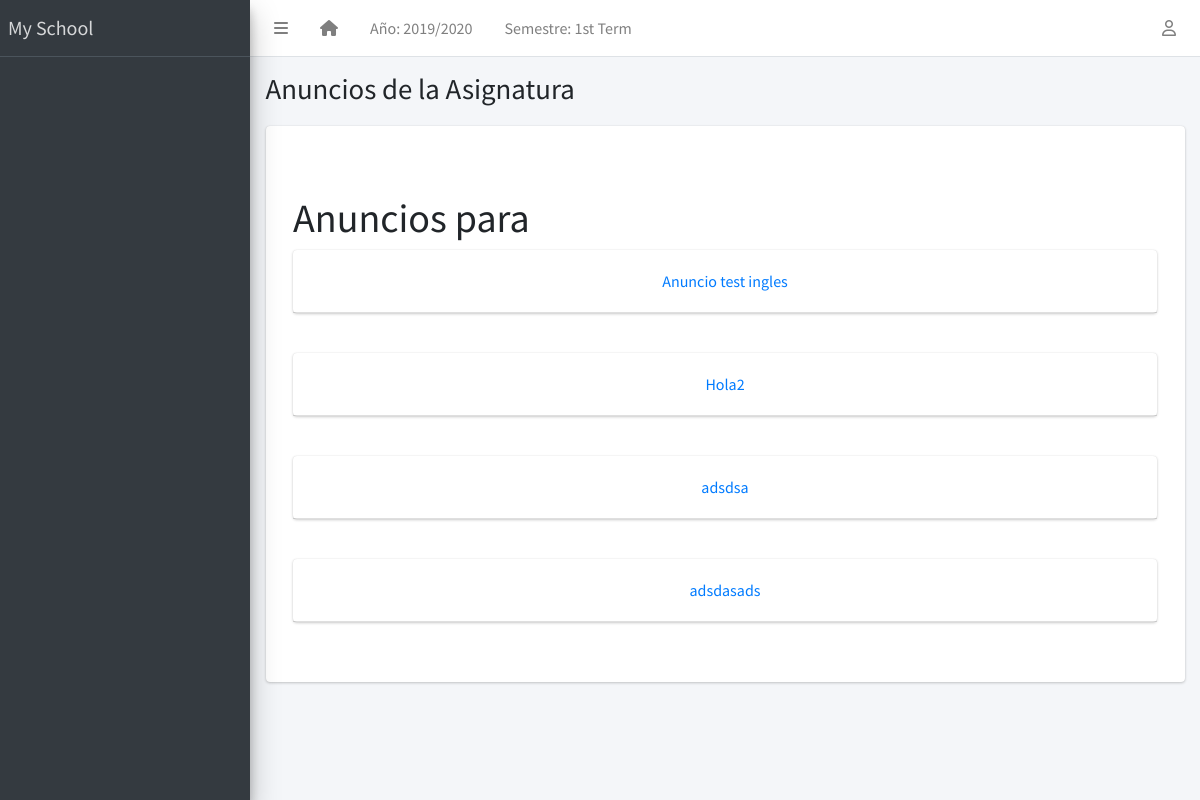
The page /student/announcements/2/ on the database its author committed.
### apps/corecode/models.py (models this page shows, shortened)
class AcademicSession(models.Model):
    name = models.CharField(max_length=200, unique=True)
    current = models.BooleanField(default=True)
    class Meta:
        ordering = ["-name"]

class AcademicTerm(models.Model):
    name = models.CharField(max_length=20, unique=True)
    current = models.BooleanField(default=True)
    class Meta:
        ordering = ["name"]

class SiteConfig(models.Model):
    key = models.SlugField()
    value = models.CharField(max_length=200)

class Announcement(models.Model):
    USER_TYPE_CHOICES = [
        ('global', 'Global'),
        ('teacher', 'Profesor'),
        ('student', 'Estudiante'),
        ('representative', 'Representante'),
    ]
    title = models.CharField(max_length=255)
    content = RichTextField()
    created_at = models.DateTimeField(default=timezone.now)
    target_user_type = models.CharField(max_length=20, choices=USER_TYPE_CHOICES, default='global')
    subject = models.ForeignKey(Subject, on_delete=models.CASCADE, null=True, blank=True, related_name="announcements")

### apps/students/views.py (the view)
# urls.py: path("announcements/<int:subject_id>/", AnnouncementListView.as_view(), name="student_announcements"),
class AnnouncementListView(ListView):
    model = Announcement
    template_name = "students/student_announcements.html"
    context_object_name = "announcements"
    def get_queryset(self):
        subject_id = self.kwargs.get("subject_id")
        return Announcement.objects.filter(subject_id=subject_id)

### apps/corecode/context_processors.py (called while the page is built)
def site_defaults(request):
    current_session = AcademicSession.objects.get(current=True)
    current_term = AcademicTerm.objects.get(current=True)
    vals = SiteConfig.objects.all()
    contexts = {
        "current_session": current_session.name,
        "current_term": current_term.name,
    }
    for val in vals:
        contexts[val.key] = val.value
    return contexts

### apps/templatetags/user_groups.py (called while the page is built)
@register.filter
def in_group(user, group_id):
    return user.groups.filter(id=group_id).exists()

### apps/students/templates/students/student_announcements.html (shortened to what this page needs)
{% extends 'base.html' %}
{% block title %}Anuncios de la Asignatura{% endblock title %}
{% block content %}
<div class="container mt-5">
    <h1>Anuncios para {{ subject.name }}</h1>
    <div class="row">
        {% for announcement in announcements %}
            <div class="col-12 mb-4">
                <div class="card">
                    <div class="card-header">
                        <h5 class="mb-0">
                            <a class="btn btn-link text-decoration-none w-100 text-start" data-bs-toggle="collapse" href="#announcement-{{ announcement.id }}" role="button" aria-expanded="false" aria-controls="announcement-{{ announcement.id }}">
                                {{ announcement.title }}
                            </a>
                        </h5>
                    </div>
                </div>
            </div>
        {% empty %}
            <p>No hay anuncios disponibles para esta asignatura.</p>
        {% endfor %}
    </div>
</div>
{% endblock content %}

### templates/base.html (shortened to what this page needs)
{% load static %}
{% load custom_templatetag %}
{% load representative_tags %}
<!DOCTYPE html>
<html lang="en">
<head>
  <link rel="stylesheet" href="https://cdnjs.cloudflare.com/ajax/libs/dropzone/5.9.3/dropzone.min.css">
  <link rel="stylesheet" href="https://cdnjs.cloudflare.com/ajax/libs/font-awesome/6.6.0/css/all.min.css" />
  <link rel="stylesheet"
    href="{% static 'plugins/overlayScrollbars/css/OverlayScrollbars.min.css' %}">
  <link rel="stylesheet" href="{% static 'plugins/Datatables/datatables.min.css' %}" />
  <link rel="stylesheet" href="{% static 'dist/css/adminlte.min.css' %}">
</head>
<body
  class="hold-transition sidebar-mini layout-fixed layout-navbar-fixed layout-footer-fixed">
  <div class="wrapper">
    <nav class="main-header navbar navbar-expand navbar-white navbar-light">
      <ul class="navbar-nav">
        <li class="nav-item">
          <a class="nav-link" data-widget="pushmenu" href="#" role="button"><i class="fas fa-bars"></i></a>
        </li>
        <li class="nav-item d-none d-sm-inline-block">
          <a href="{% url 'home' %}" class="nav-link"><i class="fa fa-home"></i></a>
        </li>
        <li class="nav-item d-none d-sm-inline-block">
          <a href="{% url 'current-session' %}" class="nav-link">Año: {{ current_session }}</a>
        </li>
        <li class="nav-item d-none d-sm-inline-block">
          <a href="{% url 'current-session' %}" class="nav-link">Semestre: {{ current_term }}</a>
        </li>
      </ul>
      <ul class="navbar-nav ml-auto">
        <li class="nav-item dropdown">
          <a class="nav-link" data-toggle="dropdown" href="#">
            <i class="far fa-user"></i>
          </a>
        </li>
      </ul>
    </nav>
    <aside class="main-sidebar sidebar-dark-primary elevation-4">
      <a href="{% url 'home' %}" class="brand-link">{{ school_name | default:"MySchool" }}</a>
      <div class="sidebar">
      </div>
    </aside>
    <div class="content-wrapper">
      <section class="content-header">
        <div class="container-fluid">
          <div class="row mb-1">
            <div class="col-sm-8">
              <h1>{% block title %}{% endblock title %}</h1>
            </div>
            <div class="col-sm-4">
            </div>
          </div>
        </div>
      </section>
      <section class="content">
        <div class="container-fluid">
          <div class="row">
            <div class="col-md-12">
              {% block fullcard %}
              <div class="card">
                <div class="card-body">
                  <div class="row">
                    <div class="col">
                      {% block content %}
                      {% endblock content %}
                    </div>
                  </div>
                </div>
              </div>
              {% endblock fullcard %}
            </div>
          </div>
        </div>
      </section>
    </div>
  </div>
</body>
</html>

### rows shown on the page
AcademicSession: name "2019/2020"
AcademicTerm: name "1st Term"
SiteConfig: value "My School"
Announcement: title "Anuncio test ingles"
Announcement: title "Hola2"
Announcement: title "adsdsa"
Announcement: title "adsdasads"
